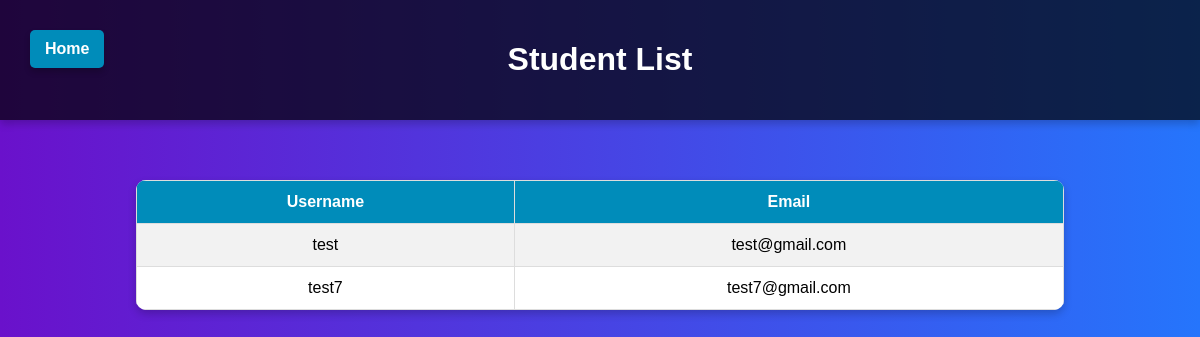
/students/, run on an earlier commit of the app's database.
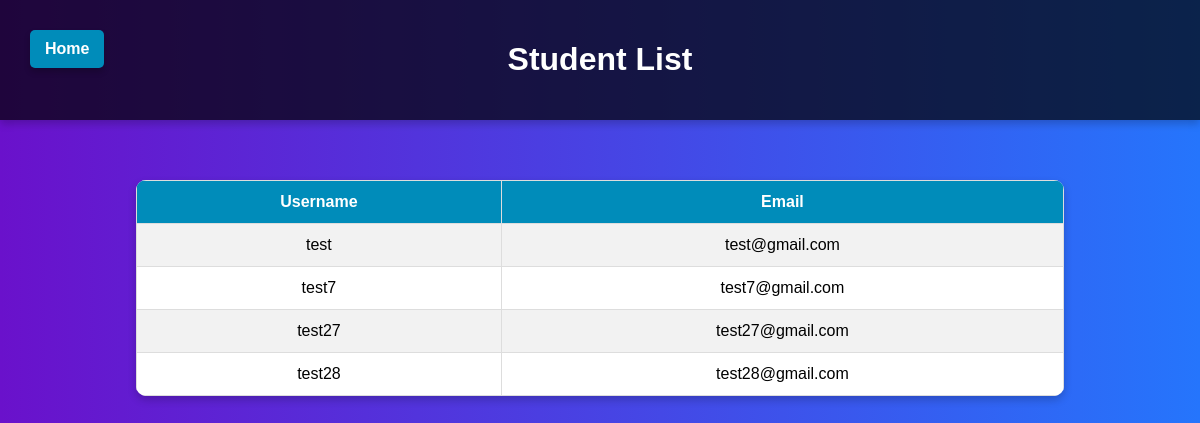
And on a later commit of the database.
### map/models.py (models this page shows, shortened)
class Student(AbstractBaseUser, PermissionsMixin):
    username = models.CharField(unique=True, max_length=100)
    email = models.EmailField(unique=True)
    password = models.CharField(max_length=128)
    is_staff = models.BooleanField(default=False)  # Required for admin access
    is_active = models.BooleanField(default=True)  # Needed for authentication
    objects = StudentManager()
    USERNAME_FIELD = "username"
    REQUIRED_FIELDS = ["email"]

### map/views.py (the view)
# urls.py: path("students/", views.students_list, name="students_list"),
def students_list(request):
    students = Student.objects.all()
    students = Student.objects.exclude(username__in=["FCILecturer", "adminfindyourlecturer"]).exclude(email__in=["FCILecturer@gmail.com", "adminfindyourlecturer@gmail.com"])
    return render(request, "students.html", {"students": students})

### map/templates/students.html (shortened to what this page needs)
{% load static %}
<!DOCTYPE html>
<html lang="en">
<head>
</head>
<body>
    <header>
        <h1>Student List</h1>
    </header>
    <main>
        <table>
            <tr>
                <th>Username</th>
                <th>Email</th>
            </tr>
            {% for student in students %}
            <tr>
                <td>{{ student.username }}</td>
                <td>{{ student.email }}</td>
            </tr>
            {% endfor %}
        </table>
    </main>
    <button class="home-button" onclick="window.location.href='/home';">Home</button>
</body>
</html>

### map/templates/students.html (style rules this page uses)
body { margin: 0; padding: 0; font-family: Arial, sans-serif; background: linear-gradient(to right, #6a11cb, #2575fc); color: #ffffff; text-align: center; }
header, footer { background-color: rgba(0, 0, 0, 0.7); text-align: center; padding: 20px; box-shadow: 0 4px 8px rgba(0, 0, 0, 0.2); }
main { padding: 40px 20px; }
table { width: 80%; margin: 20px auto; border-collapse: collapse; background: white; color: #000; box-shadow: 0 4px 8px rgba(0,0,0,0.2); border-radius: 10px; overflow: hidden; }
th, td { padding: 12px; border: 1px solid #ddd; }
th { background-color: #008CBA; color: white; }
tr:nth-child(even) { background-color: #f2f2f2; }
.home-button { position: absolute; top: 30px; left: 30px; font-size: 16px; font-weight: bold; padding: 10px 15px; border: none; border-radius: 5px; cursor: pointer; background-color: #008CBA; color: white; box-shadow: 0 4px 6px rgba(0, 0, 0, 0.2); transition: background-color 0.3s ease, box-shadow 0.3s ease; }

What changed in the data, as far as the page shows it:
added Student: username "test27", email "test27@gmail.com"
added Student: username "test28", email "test28@gmail.com"
